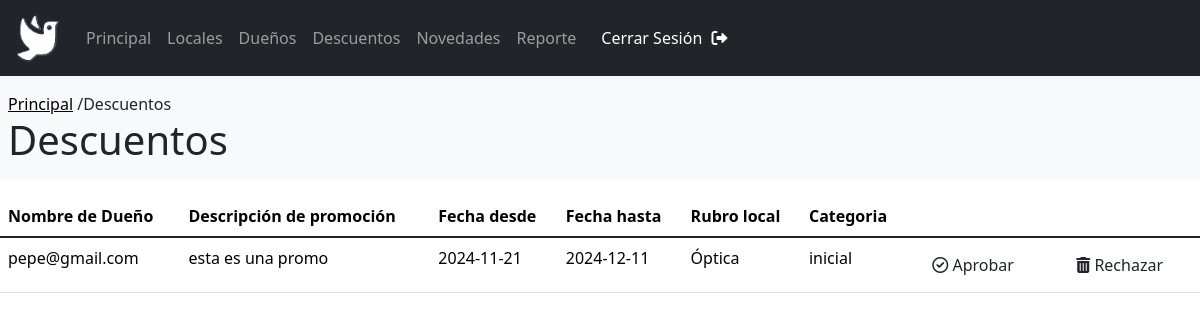
The app's page /PaginaAdmin/Descuentos.php (signed in) with its own data.
### tables this page shows
CREATE TABLE `promociones` (
  `id` int(11) NOT NULL,
  `nombre` varchar(25) NOT NULL,
  `descripcion` text DEFAULT NULL,
  `categoriaMin` enum('inicial','medium','premium') NOT NULL,
  `diasValidos` varchar(7) NOT NULL COMMENT 'DLMMJVS\r\n(dias validos: 1)\r\n(dias no valid: 0)\r\n(de domingo a sabado)',
  `fechaDesde` date NOT NULL,
  `fechaHasta` date NOT NULL,
  `estadoPromo` enum('aprobada','pendiente','denegada') NOT NULL COMMENT '''aprobada'', ''pendiente'', ''denegada''',
  `codLocal` int(11) NOT NULL
);

CREATE TABLE `registracion` (
  `codigo` int(11) NOT NULL,
  `usuario` varchar(255) NOT NULL,
  `contraseña` char(255) NOT NULL,
  `tipoUsuario` varchar(15) NOT NULL,
  `tipoCliente` enum('inicial','medium','premium') NOT NULL COMMENT '''inicial'', ''medium'', ''premium''',
  `estadoDueño` enum('pendiente','rechazado','aceptado') DEFAULT NULL
);

CREATE TABLE `locales` (
  `id` int(11) NOT NULL,
  `nombre` varchar(255) NOT NULL,
  `descripcion` longtext NOT NULL,
  `imagen_url` longtext NOT NULL,
  `rubroLocal` varchar(20) NOT NULL,
  `ubicacionLocal` varchar(50) NOT NULL,
  `codUsuario` int(10) UNSIGNED NOT NULL,
  `estado` tinyint(1) NOT NULL COMMENT '1: activo\r\n0: dado de baja'
);

### PaginaAdmin/Descuentos.php (the view, shortened to what this page needs)
<?php
    include("../BasesDeDatos/UnicaBaseDeDatos.php");
?>
<!DOCTYPE html>
<html lang="es">
<head>
    <link rel="stylesheet" href="EstiloParaTablas.css">
    <link rel="stylesheet" href="EstiloParaTitulos.css">
    <link rel="stylesheet" href="https://cdn.jsdelivr.net/npm/sweetalert2@11/dist/sweetalert2.min.css">
    <link href="https://cdn.jsdelivr.net/npm/bootstrap@5.3.3/dist/css/bootstrap.min.css" rel="stylesheet">
    <link href="https://cdnjs.cloudflare.com/ajax/libs/font-awesome/6.0.0/css/all.min.css" rel="stylesheet">
</head>
<body>
    <?php
        include("headerAdmin.php");
    ?>
    <div class="contenedor1">
        <p id="Home"><a id="linkHome" href="PrincipalAdmin.php">Principal</a> /Descuentos</p>
        <h1 id="titulo">Descuentos</h1>
    </div>
    <div class="conteiner">
        <table id="sinMargen" class="table">
            <thead>
                <tr>
                    <th scope="col">Nombre de Dueño</th>
                    <th scope="col">Descripción de promoción</th>
                    <th scope="col">Fecha desde</th>
                    <th scope="col">Fecha hasta</th>
                    <th scope="col">Rubro local</th>
                    <th scope="col">Categoria</th>
                    <th scope="col">&nbsp;</th>
                    <th scope="col">&nbsp;</th>
                </tr>
            </thead>
            <tbody class="table-group-divider">
                <?php
                    $consulta = "SELECT * FROM promociones WHERE estadoPromo = 'pendiente'";
                    $resultado = mysqli_query($conn, $consulta);
                    while ($fila = mysqli_fetch_assoc($resultado)) {
                        if($resultado) {
                        $consulta2= "SELECT * FROM locales WHERE id = '".$fila['codLocal']."' ";
                        $resultado2 = mysqli_query($conn, $consulta2);
                        $fila2 = mysqli_fetch_assoc($resultado2);
                        $consulta3 = "SELECT * FROM registracion WHERE codigo = '".$fila2['codUsuario']."' ";
                        $resultado3 = mysqli_query($conn, $consulta3);
                        $fila3 = mysqli_fetch_assoc($resultado3);
                        echo '<tr>
                        <td>'. $fila3['usuario'] .'</td>
                        <td>'. $fila['descripcion'] .'</td>
                        <td>'. $fila['fechaDesde'] .'</td>
                        <td>'. $fila['fechaHasta'] .'</td>
                        <td>'. $fila2['rubroLocal'] .'</td>
                        <td>'. $fila['categoriaMin'] .'</td>
                        <td>
                            <form action="'. htmlspecialchars($_SERVER['PHP_SELF']).'" method="post">
                                <button id="botonTick" type="submit" name="aprobar" value="'.$fila['id'].'"  class="btn"><i class="fa-regular fa-circle-check"></i> Aprobar</button>
                                <td>
                                    <button id="botonCesto" name="denegada" value="'.$fila['id'].'" type="submit" class="btn"><i class="fas fa-trash-alt icono-rojo"></i> Rechazar</button>
                                </td>
                            </form>
                        </td>
                        </tr>';
                    } else {
                        echo 'no hay promociones pendientes';
                    }
                }
                ?>
            </tbody>
        </table>
    </div>
</body>
</html>

### PaginaAdmin/EstiloParaTablas.css (style rules this page uses)
.conteiner { display: flex; margin:auto; margin-top: 1em; margin-bottom: 2em; align-items: center; justify-content: left; flex-direction: column; }
#sinMargen { margin-bottom: 0; }
#botonCesto { transition: transform 0.5s ease-in; transition: background-color 0.5s ease-in; }
#botonTick { transition: transform 0.5s ease-in; transition: background-color 0.5s ease-in; }

### PaginaAdmin/EstiloParaTitulos.css (style rules this page uses)
#Home { margin-bottom: 0px; }
#linkHome { text-decoration: underline black; color: black; }
.contenedor1 { padding-top: 1em; padding-bottom: 0.5em; padding-left: 0.5em; background-color: #f8f9fa; }

### PaginaAdmin/headerAdmin.php (style rules this page uses)
i { padding-left: 5px; }

### records on screen
promociones: registracion.usuario "pepe@gmail.com", descripcion "esta es una promo", fechaDesde "2024-11-21", fechaHasta "2024-12-11", locales.rubroLocal "Óptica", categoriaMin "inicial", $fila['id'] 1 (drawn)
